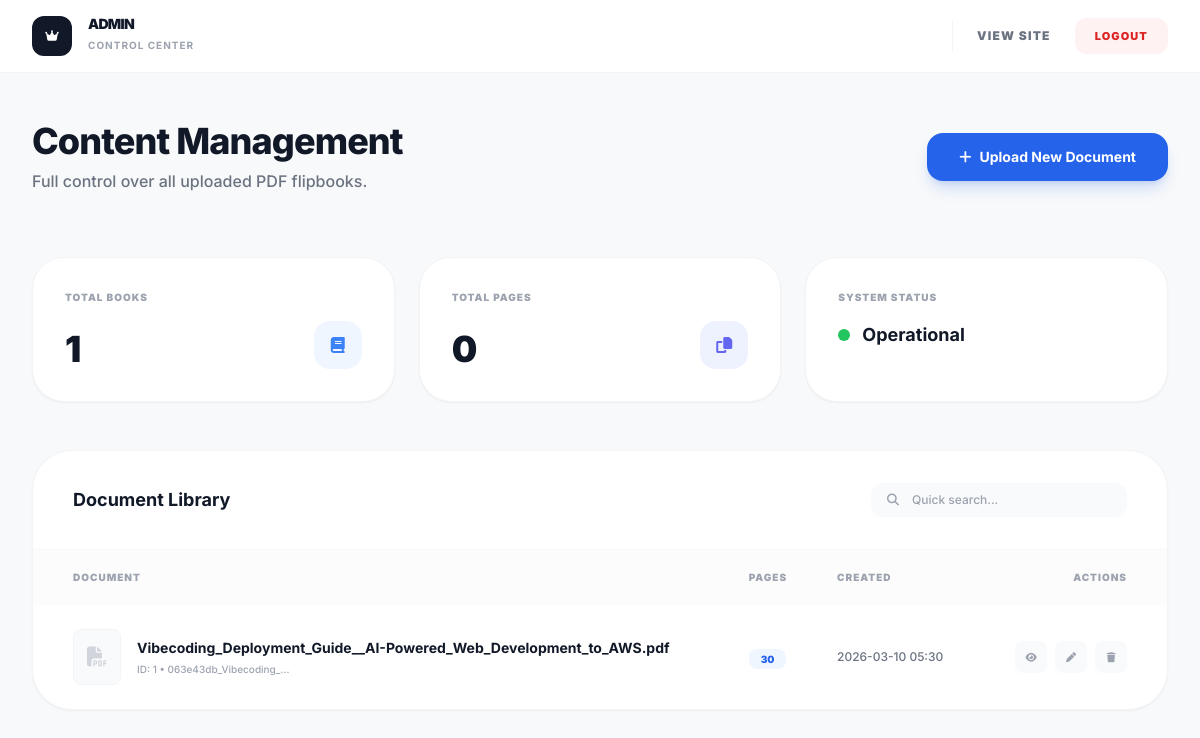
Before: /admin (signed in) with the older database file.
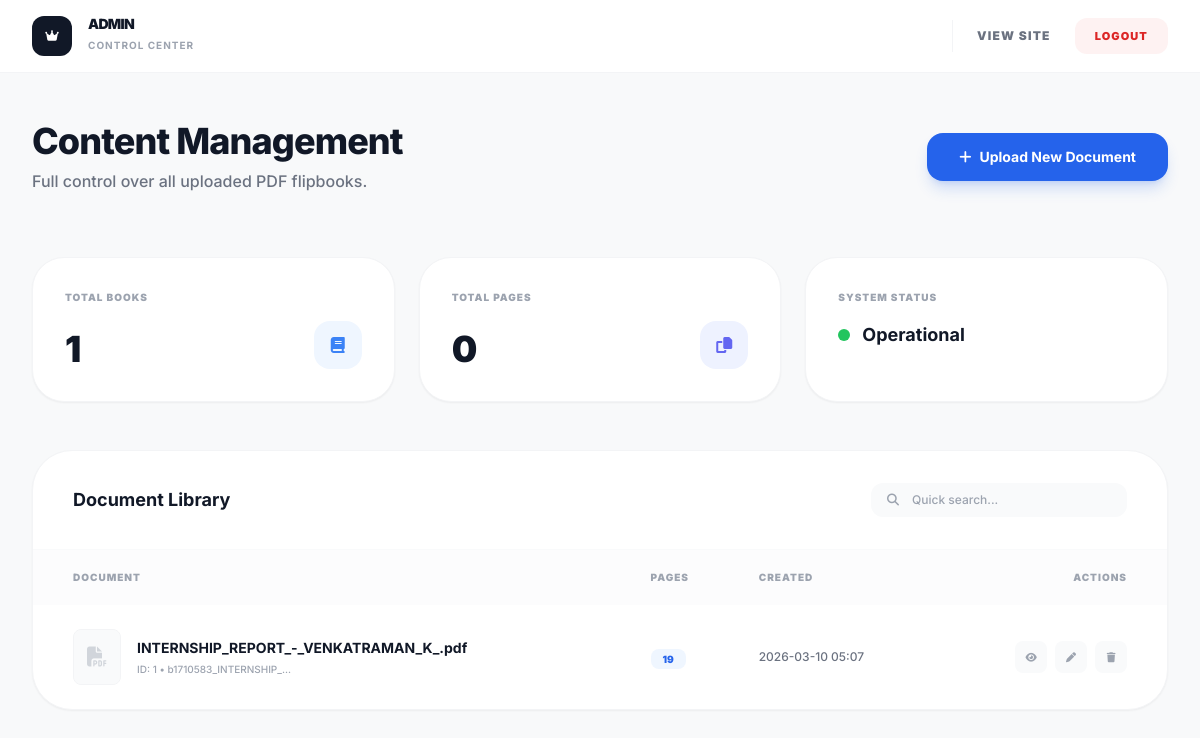
After: the same page with the newer database file.
### app.py (models this page shows)
class Book(db.Model):
    id = db.Column(db.Integer, primary_key=True)
    title = db.Column(db.String(255), nullable=False)
    filename = db.Column(db.String(255), nullable=False)
    page_count = db.Column(db.Integer)
    created_at = db.Column(db.DateTime, default=datetime.utcnow)
    notes = db.relationship('Note', backref='book', lazy=True, cascade="all, delete-orphan")
    highlights = db.relationship('Highlight', backref='book', lazy=True, cascade="all, delete-orphan")

### app.py (the view)
@app.route('/admin')
@admin_required
def admin_dashboard():
    books = Book.query.order_by(Book.created_at.desc()).all()
    return render_template('admin_dashboard.html', books=books)

### app.py (called while the page is built, shortened)
@app.before_request
def before_request():
    global _db_initialized, _db_error

def admin_required(f):
    @wraps(f)
    def decorated_function(*args, **kwargs):
        if not session.get('is_admin'):
            if request.is_json:
                return jsonify({'error': 'Admin access required'}), 403
            return redirect(url_for('admin_login'))
        return f(*args, **kwargs)
    return decorated_function

### templates/admin_dashboard.html (shortened to what the changed rows need)
{% extends "base.html" %}
{% block content %}
<div class="min-h-screen bg-[#f8f9fa]">
    <nav class="bg-white border-b border-gray-100 sticky top-0 z-50 px-8 py-4">
        <div class="max-w-7xl mx-auto flex items-center justify-between">
            <div class="flex items-center gap-4">
                <div>
                    <h2 class="text-sm font-black uppercase tracking-tighter text-gray-900 leading-none">Admin</h2>
                </div>
            </div>
        </div>
    </nav>
    <div class="max-w-7xl mx-auto py-12 px-8">
        <header class="flex flex-col md:flex-row md:items-center justify-between gap-8 mb-16">
            <div>
                <h1 class="text-4xl font-extrabold tracking-tight text-gray-900 mb-2">Content Management</h1>
            </div>
        </header>
                        {% set total_pages = 0 %}
                        {% for book in books %}{% set total_pages = total_pages + book.page_count %}{% endfor %}
        <div class="bg-white rounded-[2.5rem] border border-gray-100 shadow-sm overflow-hidden">
            <div class="overflow-x-auto">
                <table class="w-full text-left">
                    <thead>
                        <tr class="bg-gray-50/50">
                            <th class="px-10 py-5 text-[10px] font-black uppercase tracking-widest text-gray-400">Document</th>
                            <th class="px-6 py-5 text-[10px] font-black uppercase tracking-widest text-gray-400">Pages</th>
                            <th class="px-6 py-5 text-[10px] font-black uppercase tracking-widest text-gray-400">Created</th>
                            <th class="px-10 py-5 text-[10px] font-black uppercase tracking-widest text-gray-400 text-right">Actions</th>
                        </tr>
                    </thead>
                    <tbody class="divide-y divide-gray-50">
                        {% for book in books %}
                        <tr class="hover:bg-gray-50/50 transition-colors group">
                            <td class="px-10 py-6">
                                <div class="flex items-center gap-4">
                                    <div class="w-12 h-14 bg-gray-50 rounded-lg flex items-center justify-center border border-gray-100 group-hover:bg-white transition-colors">
                                        <i class="fas fa-file-pdf text-gray-300 text-xl"></i>
                                    </div>
                                    <div>
                                        <div class="text-sm font-bold text-gray-900 mb-1 book-title">{{ book.title }}</div>
                                        <div class="text-[10px] font-medium text-gray-400">ID: {{ book.id }} • {{ book.filename[:20] }}...</div>
                                    </div>
                                </div>
                            </td>
                            <td class="px-6 py-6">
                                <span class="px-3 py-1 bg-blue-50 text-blue-600 rounded-lg text-[10px] font-black">{{ book.page_count }}</span>
                            </td>
                            <td class="px-6 py-6 text-xs text-gray-500 font-medium">
                                {{ book.created_at.strftime('%Y-%m-%d %H:%M') }}
                            </td>
                            <td class="px-10 py-6">
                                <div class="flex items-center justify-end gap-2">
                                    <a href="{{ url_for('view_book', book_id=book.id) }}"
                                        class="w-8 h-8 flex items-center justify-center rounded-lg bg-gray-50 text-gray-400 hover:bg-blue-50 hover:text-blue-600 transition-all" title="View">
                                        <i class="fas fa-eye text-[10px]"></i>
                                    </a>
                                    <button onclick="editBook('{{ book.id }}', '{{ book.title }}')"
                                        class="w-8 h-8 flex items-center justify-center rounded-lg bg-gray-50 text-gray-400 hover:bg-yellow-50 hover:text-yellow-600 transition-all" title="Rename">
                                        <i class="fas fa-pen text-[10px]"></i>
                                    </button>
                                    <button onclick="deleteBook('{{ book.id }}', this)"
                                        class="w-8 h-8 flex items-center justify-center rounded-lg bg-gray-50 text-gray-400 hover:bg-red-50 hover:text-red-600 transition-all" title="Delete">
                                        <i class="fas fa-trash text-[10px]"></i>
                                    </button>
                                </div>
                            </td>
                        </tr>
                        {% endfor %}
                    </tbody>
                </table>
            </div>
        </div>
    </div>
</div>
{% endblock %}

Changed rows visible on the page:
changed Book id 1: title "Vibecoding_Deployment_Guide__AI-Powered_Web_Development_to_AWS.pdf" → "INTERNSHIP_REPORT_-_VENKATRAMAN_K_.pdf"; filename "063e43db_Vibecoding_" → "b1710583_INTERNSHIP_"; page_count "30" → "19"; created_at "2026-03-10 05:30" → "2026-03-10 05:07"
